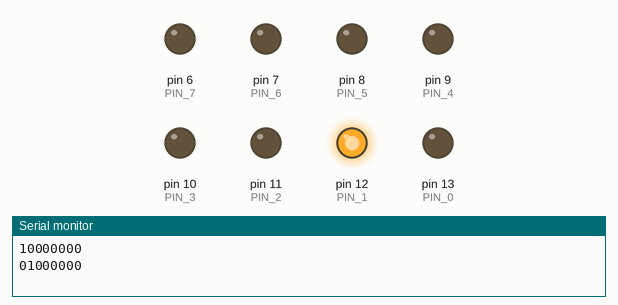
Recording of a sketch running on a simulated Arduino Uno, built with avr-gcc and run on an emulated ATmega328P. Shown: output pins drawn as LEDs (lit = HIGH), the last lines printed to the serial monitor.

Above: at 0.37 s.
At 0.87 s:
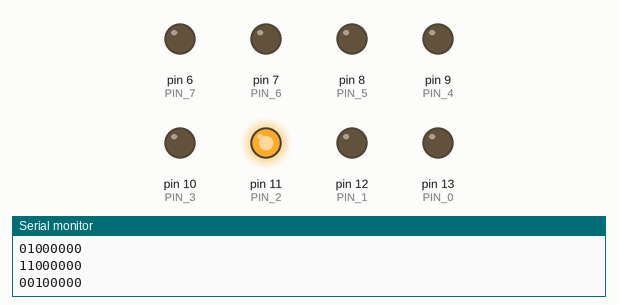
At 1.37 s:
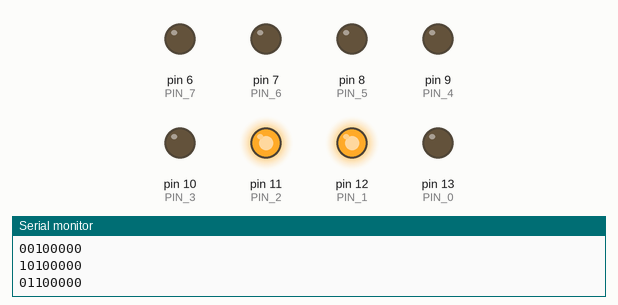
At 2.38 s:
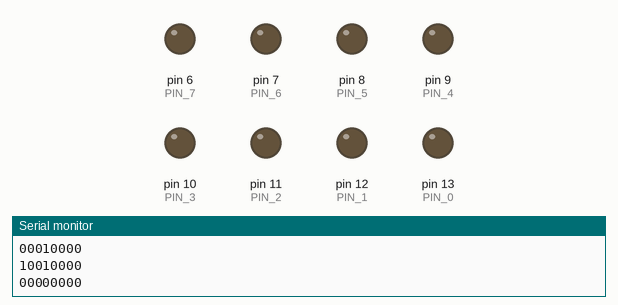
At 3.88 s:
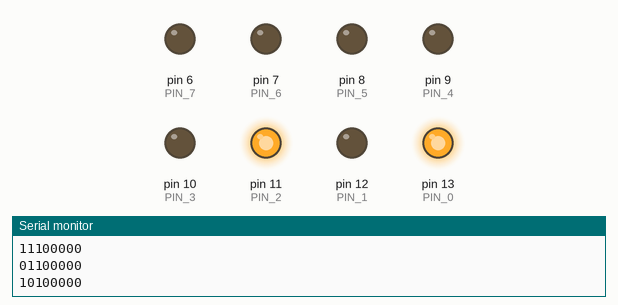
At 5.0 s:
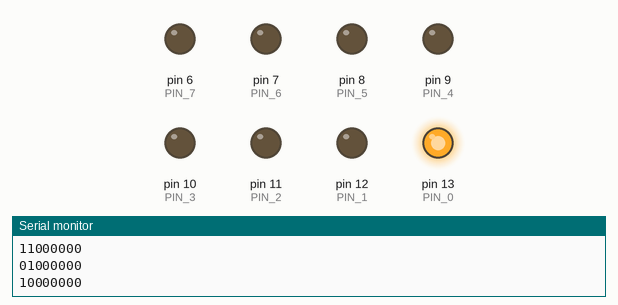
Timing chart, 0 to 6.5 s (numbered marks = the images above):
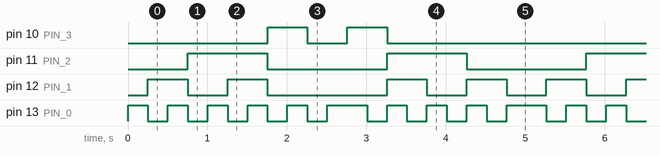

The sketch:

dec_to_bin.ino
```cpp
/*
* Write a program that turns a 1-byte number into a binary representation
* of itself using 8 LEDS.
*
* Extra. Write a program that takes an array of 1-byte numbers and displays them
* in binary using LEDS.
*/

#define BAUD_RATE   9600
#define PIN_0       13
#define PIN_1       12
#define PIN_2       11
#define PIN_3       10
#define PIN_4       9
#define PIN_5       8
#define PIN_6       7
#define PIN_7       6
#define DELAY_TIME  250
#define MAX_NUMBER  10

char pin[8];

void setup() {
    Serial.begin(BAUD_RATE);
    pin[0] = PIN_0;
    pin[1] = PIN_1;
    pin[2] = PIN_2;
    pin[3] = PIN_3;
    pin[4] = PIN_4;
    pin[5] = PIN_5;
    pin[6] = PIN_6;
    pin[7] = PIN_7;
    for (int i = 0; i < sizeof(pin) / sizeof(pin[0]); i++) {
        pinMode(pin[i], OUTPUT);
    }

}

void displayBinary(char binary[]) {
    for (int i = 0; i < sizeof(pin) / sizeof(pin[0]); i++) {
        if (binary[i] == 1) {
            digitalWrite(pin[i], HIGH);
        } else {
            digitalWrite(pin[i], LOW);
        }
    }
    delay(DELAY_TIME);
    for (int i = 0; i < sizeof(pin) / sizeof(pin[0]); i++) {
        digitalWrite(pin[i], LOW);
    }
}

void getBinary(char number) {
    char binary[8];
    memset(binary, 0, sizeof(char));
    if (number > 9) {
        displayBinary(binary);
        Serial.print("error");
        Serial.println(number, DEC);
    } else {
        for (int i = 0; i < sizeof(binary) / sizeof(binary[0]); i++) {
            binary[i] = number & 1;
            number >>= 1;
        }
    }
    for (char i = 0; i < sizeof(binary) / sizeof(binary[0]); i++) {
        Serial.print(binary[i], DEC);
    }
    Serial.println();
    displayBinary(binary);
}

void extractNumber(int inputNumber) {
    while (inputNumber != 0) {
        getBinary((char) (inputNumber % 10));
        inputNumber /= 10;
    }
}

void loop() {

    for(int i = 0; i < MAX_NUMBER; i++) {
        extractNumber(i);
    }
    for (int i = 10; i > 0; i--) {
        extractNumber(i);
    }

}
```

Measured:
- by itself, pin 10 (PIN_3): repeats every 5.0 s: LOW 0.50 s, HIGH 0.50 s, LOW 3.5 s, HIGH 0.50 s
- by itself, pin 11 (PIN_2): alternates HIGH for 1.0 s and LOW for 1.5 s
- by itself, pin 12 (PIN_1): repeats every 5.0 s: LOW 0.50 s, HIGH 0.50 s, LOW 1.5 s, 2 × (HIGH 0.50 s, LOW 0.50 s), HIGH 0.50 s
- by itself, pin 13 (PIN_0): repeats every 5.0 s: 4 × (LOW 0.25 s, HIGH 0.25 s), LOW 0.25 s, HIGH 0.50 s, 3 × (LOW 0.25 s, HIGH 0.25 s), LOW 0.25 s, HIGH 0.50 s
